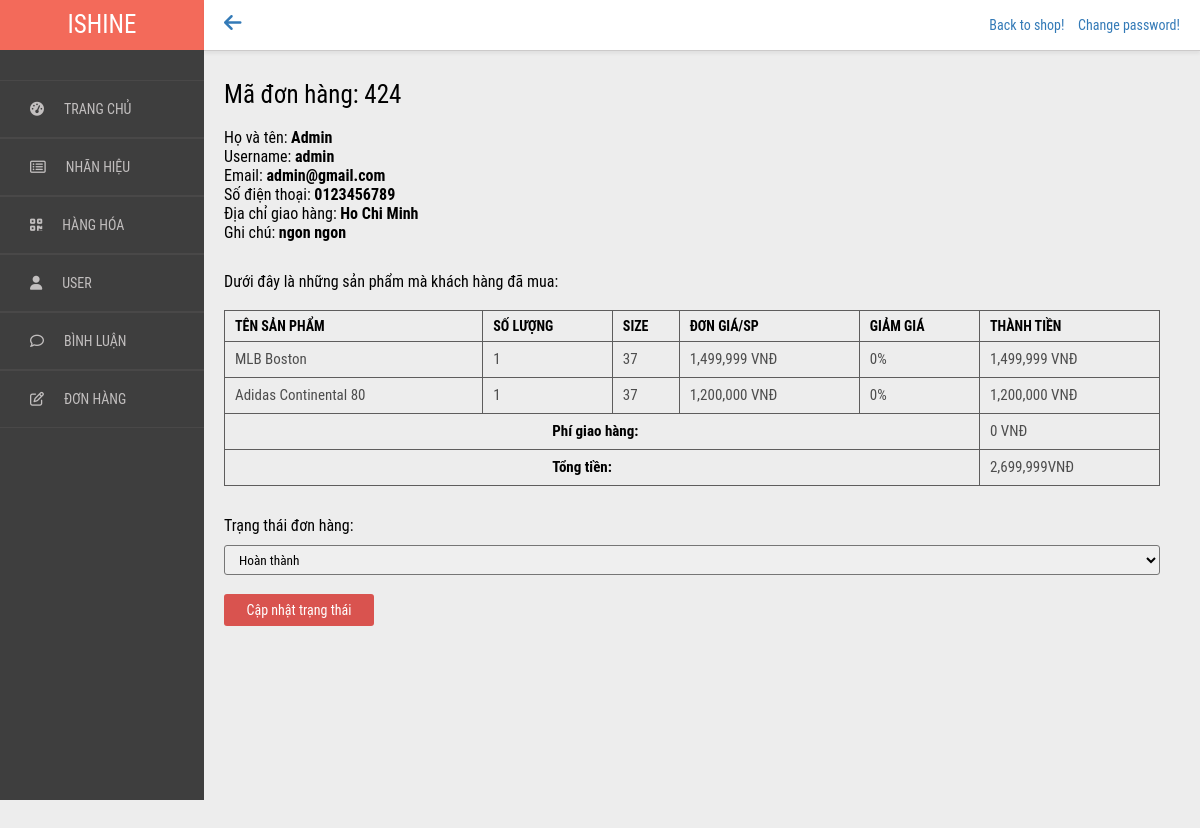
Before: /admin/don_hang/chi_tiet.php?ma_don=424 (signed in) with the older database file.
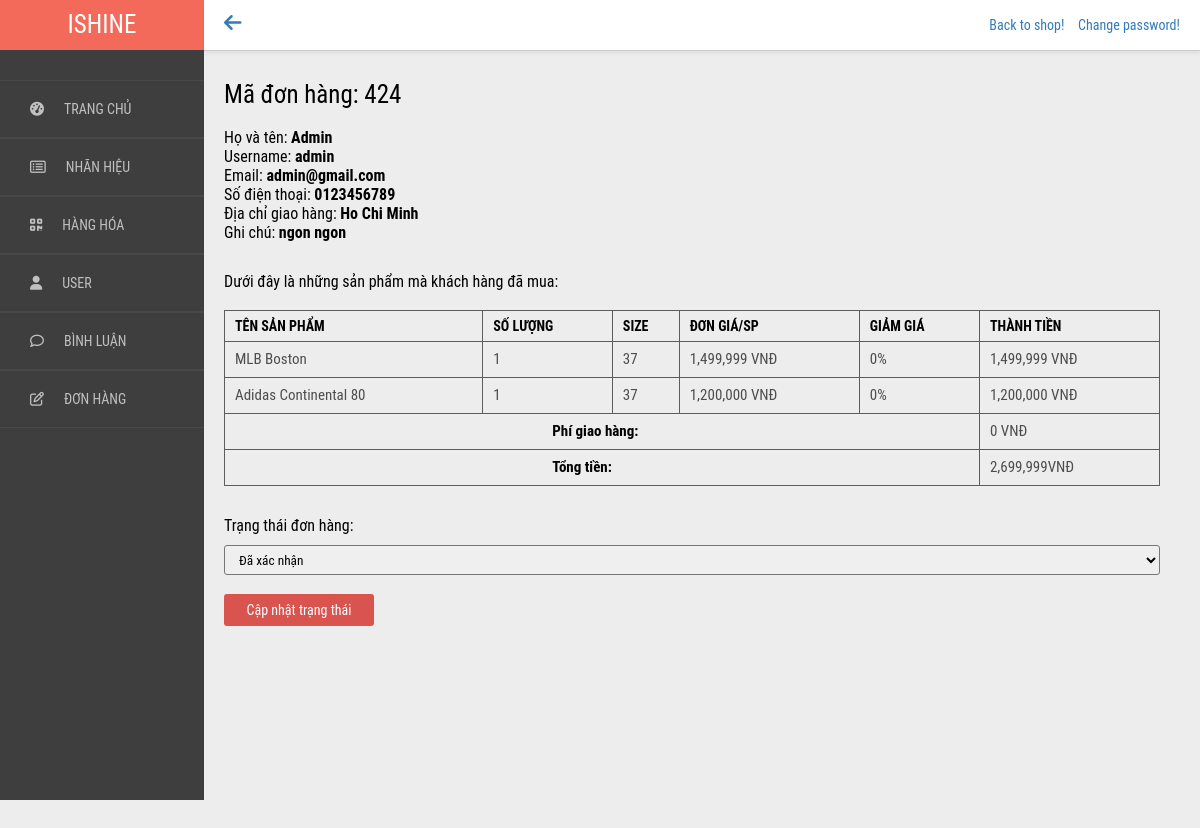
After: the same page with the newer database file.
### tables this page shows
CREATE TABLE `don_hang` (
  `ma_don` int(11) NOT NULL,
  `user` varchar(20) NOT NULL,
  `date` date NOT NULL,
  `tinh_trang` int(20) NOT NULL,
  `ho_va_ten` varchar(50) NOT NULL,
  `So_dien_thoai` varchar(50) NOT NULL,
  `email` varchar(50) NOT NULL,
  `Dia_chi` varchar(50) NOT NULL,
  `note` varchar(50) NOT NULL
);

CREATE TABLE `hoa_don_chi_tiet` (
  `ma_don` int(11) NOT NULL,
  `ID_san_pham` int(11) NOT NULL,
  `size` int(11) NOT NULL,
  `so_luong` int(11) NOT NULL
);

CREATE TABLE `hang_hoa` (
  `id` int(11) NOT NULL,
  `brand` int(11) NOT NULL,
  `ten_hh` varchar(50) NOT NULL,
  `hinh` varchar(50) NOT NULL,
  `don_gia` int(11) NOT NULL,
  `giam_gia` int(11) NOT NULL,
  `mo_ta` varchar(500) NOT NULL
);

### admin/don_hang/chi_tiet.php (the view, shortened to what the changed rows need)
<?php
    $sql=mysqli_connect("mysql5037.site4now.net","a7cc8e_dapoet1","123456aA@","db_a7cc8e_dapoet1");
    if(isset($_REQUEST['ma_don'])){
        $ma_don=$_REQUEST['ma_don'];
    }
    $selectData = "SELECT * FROM hang_hoa";
    $row=$sql->query($selectData);
    $arr_san_pham=array();
    while($res=$row->fetch_assoc()){
        array_push($arr_san_pham,$res);
    }
    $selectData = "SELECT * FROM don_hang";
    $row=$sql->query($selectData);
    $arr_don_hang=array();
    while($res=$row->fetch_assoc()){
        array_push($arr_don_hang,$res);
    }
    $selectData = "SELECT * FROM hoa_don_chi_tiet";
    $row=$sql->query($selectData);
    $arr=array();
    while($res=$row->fetch_assoc()){
        array_push($arr,$res);
    }
    $arr_chi_tiet= array_filter($arr, "getSpArr");
    function getSpArr($dh){
        return $dh['ma_don']==$GLOBALS['ma_don'];
    }
    function getNameSp($arr,$id){
        foreach($arr as $i=>$sp){
            if($sp['id']==$id){
                return $sp['ten_hh'];
                break;
            }
        }
    }
    function getPrice1Sp($arr,$id){
        foreach($arr as $i=>$sp){
            if($sp['id']==$id){
                return $sp['don_gia'];
            }
        }
    }
    function getDiscount($arr,$id){
        foreach($arr as $i=>$sp){
            if($sp['id']==$id){
                return $sp['giam_gia'];
            }
        }
    }
?>
<!DOCTYPE html>
<html lang="en">
<head>
    <link rel="stylesheet" href="./css/chi_tiet_style.css">
</head>
<body>
    <div class="wrap">
        <div class="right-side-content">
            <div class="content">
                <?php
                    foreach($arr_don_hang as $i=>$dh){
                        if($dh['ma_don']==$ma_don){
                            $status=$dh['tinh_trang'];
                            $ho_va_ten=$dh['ho_va_ten'];
                            $user=$dh['user'];
                            $email=$dh['email'];
                            $sdt=$dh['So_dien_thoai'];
                            $diachi=$dh['Dia_chi'];
                            $note=$dh['note'];
                            echo "<p style=\"font-size: 25px;\">Mã đơn hàng: $ma_don</p><br>
                                <p>Họ và tên: <b>$ho_va_ten</b></p>
                                <p>Username: <b>$user</b></p>
                                <p>Email: <b>$email</b></p>
                                <p>Số điện thoại: <b>$sdt</b></p>
                                <p >Địa chỉ giao hàng: <b>$diachi</b></p>
                                <p style=\"margin-bottom: 30px;\">Ghi chú: <b>$note</b></p>";
                            break;
                        }
                    }
                ?>
                <p>Dưới đây là những sản phẩm mà khách hàng đã mua:</p> <br>
                <div>
                    <table style="margin-bottom: 30px;">
                        <tr>
                            <th>TÊN SẢN PHẨM</th>
                            <th>SỐ LƯỢNG</th>
                            <th>SIZE</th>
                            <th>ĐƠN GIÁ/SP</th>
                            <th>GIẢM GIÁ</th>
                            <th>THÀNH TIỀN</th>
                        </tr>
                        <?php
                            foreach($arr_chi_tiet as $i => $sp){
                                $name=getNameSp($arr_san_pham,$sp['ID_san_pham']);
                                $qty=$sp['so_luong'];
                                $size=$sp['size'];
                                $don_gia=getPrice1Sp($arr_san_pham,$sp['ID_san_pham']);
                                $giam_gia=getDiscount($arr_san_pham,$sp['ID_san_pham']);
                                $price=($don_gia-$giam_gia*$don_gia/100)*$qty;
                                $dg=number_format($don_gia);
                                $pri=number_format($price);
                                echo "<tr>
                                        <td>$name</td>
                                        <td>$qty</td>
                                        <td>$size</td>
                                        <td>$dg VNĐ</td>
                                        <td>$giam_gia<span>%</span></td>
                                        <td>$pri VNĐ</td>
                                    </tr>";
                            }
                        ?>
                    </table>
                    <form action="update.php" method="post" onsubmit="update()">
                        <label for="trang_thai">Trạng thái đơn hàng:</label> <br>
                        <select name="status" id="trang_thai">
                            <option value="2" <?php if($status==2) echo "selected" ?>>Đã xác nhận</option>
                            <option value="4" <?php if($status==4) echo "selected" ?>>Hoàn thành</option>
                        </select> <br> <br>
                        <button type="submit"  class="cap_nhat">Cập nhật trạng thái</button>
                    </form>
                </div>
            </div>
        </div>
</body>
</html>

Changed rows visible on the page:
changed don_hang "Admin": status "Hoàn thành" → "Đã xác nhận"
